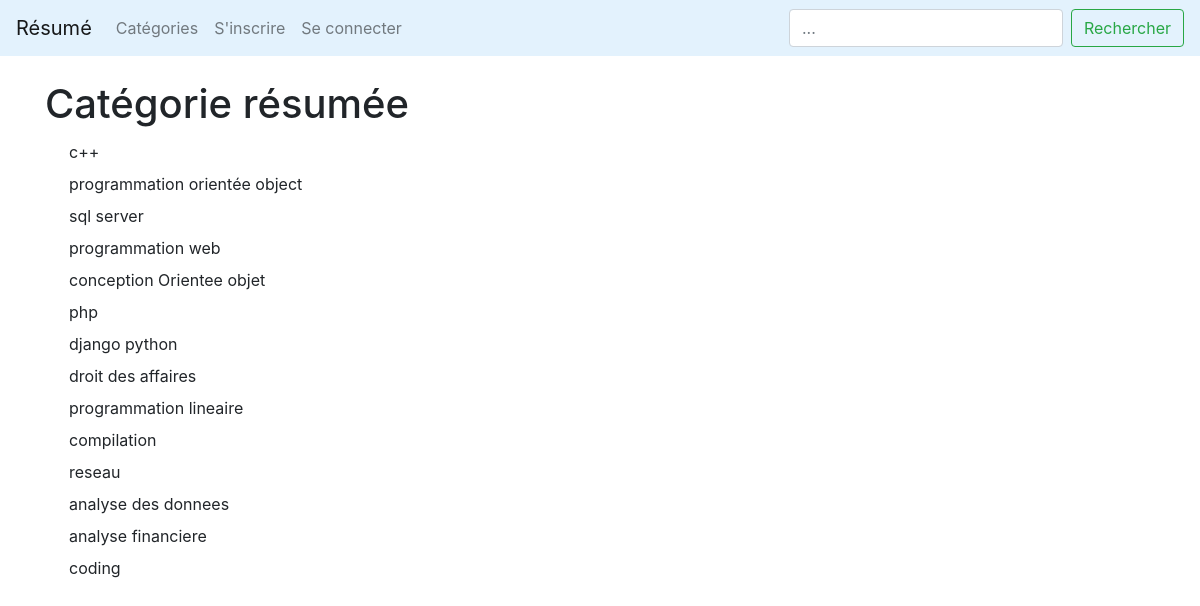
The page /categories_list on the database its author committed.
### LeBlog/models.py (models this page shows, shortened)
class Categorie(models.Model):
        name = models.CharField(max_length=255)
        def __str__(self):
            return self.name

### LeBlog/views.py (the view)
# urls.py: path('categories_list', CategoryListView, name='categories_list'),
def CategoryListView(request):
    cat_menu_list = Categorie.objects.all()
    return render(request, 'cat_menu_list.html', {'cat_menu_list': cat_menu_list})

### LeBlog/templates/cat_menu_list.html (shortened to what this page needs)
{% extends 'base.html' %}
{% block content %}
<h1>Catégorie résumée</h1>
          {%for item in cat_menu_list %}
          <a class="dropdown-item" href="{% url 'categorie' item|slugify %}">{{ item }}</a>
          {%endfor%}
{% endblock %}

### rows shown on the page
Categorie: name "c++"
Categorie: name "programmation orientée object"
Categorie: name "sql server"
Categorie: name "programmation web"
Categorie: name "conception Orientee objet"
Categorie: name "php"
Categorie: name "django python"
Categorie: name "droit des affaires"
Categorie: name "programmation lineaire"
Categorie: name "compilation"
Categorie: name "reseau"
Categorie: name "analyse des donnees"
Categorie: name "analyse financiere"
Categorie: name "coding"
